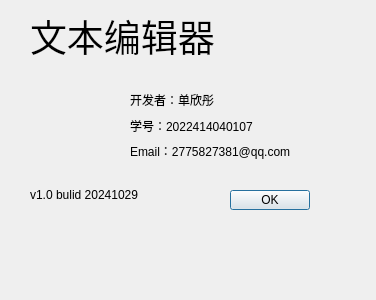
<?xml version="1.0" encoding="UTF-8"?>
<ui version="4.0">
 <class>AboutDialog</class>
 <widget class="QDialog" name="AboutDialog">
  <property name="geometry">
   <rect>
    <x>0</x>
    <y>0</y>
    <width>376</width>
    <height>300</height>
   </rect>
  </property>
  <property name="windowTitle">
   <string>关于</string>
  </property>
  <widget class="QDialogButtonBox" name="buttonBox">
   <property name="geometry">
    <rect>
     <x>230</x>
     <y>190</y>
     <width>80</width>
     <height>20</height>
    </rect>
   </property>
   <property name="orientation">
    <enum>Qt::Horizontal</enum>
   </property>
   <property name="standardButtons">
    <set>QDialogButtonBox::Ok</set>
   </property>
  </widget>
  <widget class="QLabel" name="label">
   <property name="geometry">
    <rect>
     <x>30</x>
     <y>10</y>
     <width>321</width>
     <height>51</height>
    </rect>
   </property>
   <property name="font">
    <font>
     <family>Agency FB</family>
     <pointsize>28</pointsize>
    </font>
   </property>
   <property name="text">
    <string>文本编辑器</string>
   </property>
  </widget>
  <widget class="QLabel" name="label_5">
   <property name="geometry">
    <rect>
     <x>20</x>
     <y>70</y>
     <width>91</width>
     <height>111</height>
    </rect>
   </property>
   <property name="styleSheet">
    <string notr="true">border-image: url(:/img/logo.png);</string>
   </property>
   <property name="text">
    <string/>
   </property>
  </widget>
  <widget class="QLabel" name="label_6">
   <property name="geometry">
    <rect>
     <x>30</x>
     <y>179</y>
     <width>161</width>
     <height>31</height>
    </rect>
   </property>
   <property name="text">
    <string>v1.0 bulid 20241029</string>
   </property>
  </widget>
  <widget class="QWidget" name="layoutWidget">
   <property name="geometry">
    <rect>
     <x>130</x>
     <y>90</y>
     <width>231</width>
     <height>71</height>
    </rect>
   </property>
   <layout class="QVBoxLayout" name="verticalLayout">
    <item>
     <widget class="QLabel" name="label_2">
      <property name="text">
       <string>开发者：单欣彤</string>
      </property>
     </widget>
    </item>
    <item>
     <widget class="QLabel" name="label_3">
      <property name="text">
       <string>学号：2022414040107</string>
      </property>
     </widget>
    </item>
    <item>
     <widget class="QLabel" name="label_4">
      <property name="text">
       <string>Email：2775827381@qq.com</string>
      </property>
     </widget>
    </item>
   </layout>
  </widget>
 </widget>
 <resources/>
 <connections>
  <connection>
   <sender>buttonBox</sender>
   <signal>accepted()</signal>
   <receiver>AboutDialog</receiver>
   <slot>accept()</slot>
   <hints>
    <hint type="sourcelabel">
     <x>309</x>
     <y>204</y>
    </hint>
    <hint type="destinationlabel">
     <x>157</x>
     <y>274</y>
    </hint>
   </hints>
  </connection>
  <connection>
   <sender>buttonBox</sender>
   <signal>rejected()</signal>
   <receiver>AboutDialog</receiver>
   <slot>reject()</slot>
   <hints>
    <hint type="sourcelabel">
     <x>309</x>
     <y>209</y>
    </hint>
    <hint type="destinationlabel">
     <x>286</x>
     <y>274</y>
    </hint>
   </hints>
  </connection>
 </connections>
</ui>
